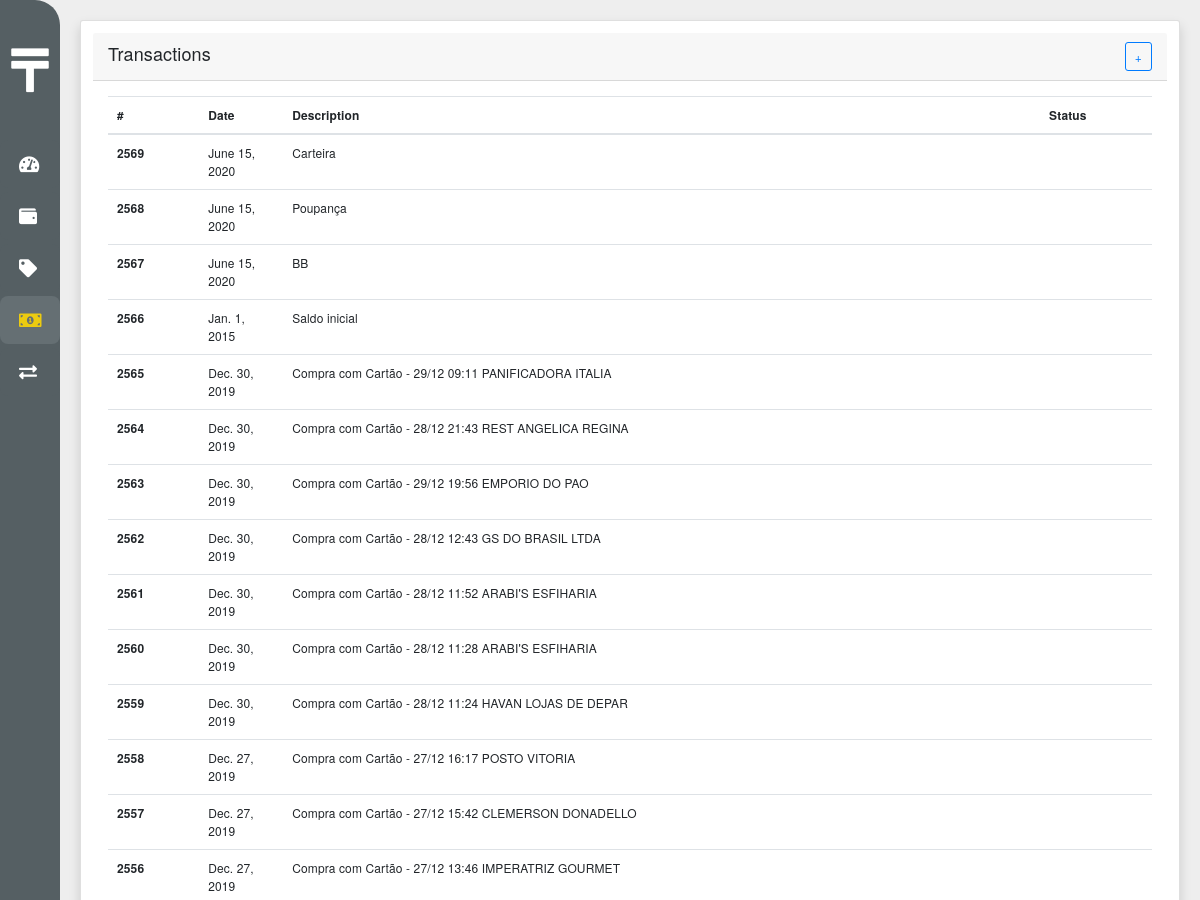
Page /transactions/ (upper part) on the earlier database version.
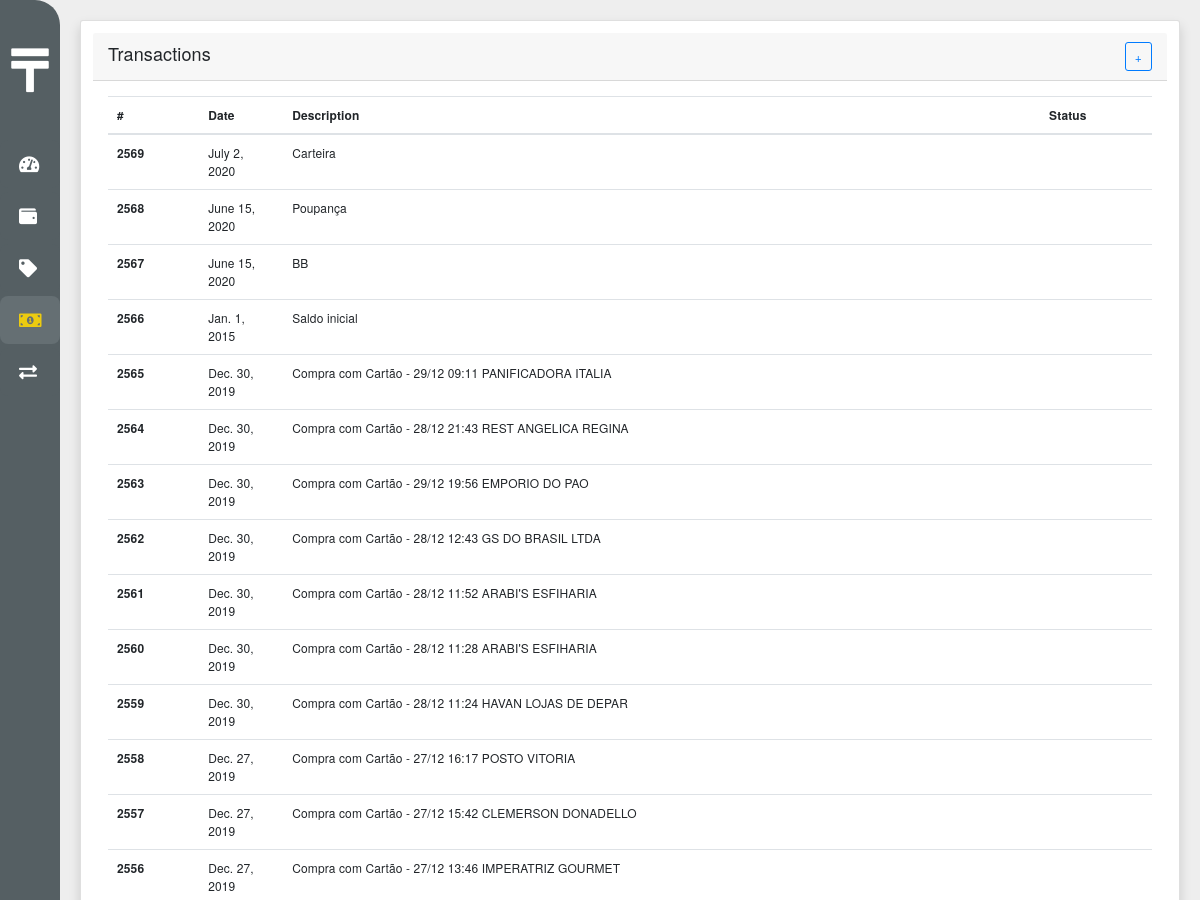
Same page on the later database version.
### core/models.py (models this page shows, shortened)
class Transaction(BaseModel):
    value = models.DecimalField(max_digits=15, decimal_places=2, default=0.0)
    date = models.DateField()
    description = models.CharField(max_length=100, null=True, blank=True)
    account = models.ForeignKey(
        Account, on_delete=models.PROTECT, related_name='transactions')
    category = models.ForeignKey(Category, on_delete=models.PROTECT)
    observation = models.CharField(max_length=200, null=True, blank=True)

### core/views.py (the view)
# urls.py: path('transactions/', views.transaction_list, name='transaction_list'),
def transaction_list(request):
    transaction_list = Transaction.objects.all().order_by('-id')
    page = request.GET.get('page', 1)
    paginator = Paginator(transaction_list, 50)
    try:
        transactions = paginator.page(page)
    except PageNotAnInteger:
        transactions = paginator.page(1)
    except EmptyPage:
        transactions = paginator.page(paginator.num_pages)
    return render(request, 'transaction/transaction_list.html', {'transactions': transactions})

### core/templatetags/tags.py (called while the page is built)
@register.filter('startswith')
def startswith(text, starts):
    if isinstance(text, str):
        return text.startswith(starts)
    return False

### core/templates/transaction/transaction_list.html
{% extends 'base.html' %}
{% load static %}
{% block main %}
<div class="row">
  <div class="col-md-12">
    <div class="card shadow p-3 mb-5 bg-white rounded">
      <div class="card-header">
        <h4>Transactions</h4>
        <a class="btn btn-outline-primary" href="{% url 'transaction_new' %}">+</a>
      </div>
      <div class="card-body">
        {% if transactions %}
        <table class="table">
          <thead>
            <tr>
              <th scope="col">#</th>
              <th scope="col">Date</th>
              <th scope="col">Description</th>
              <th scope="col">Status</th>
            </tr>
          </thead>
          <tbody>
            {% for transaction in transactions %}
            <tr class="table-item-link" data-href="{% url 'transaction_form' transaction.id %}">
              <th scope="row">{{ transaction.id }}</th>
              <td class="date">{{ transaction.date }}</td>
              <td>{{ transaction.description }}</td>
              <td>{{ transaction.get_status_label }}</td>
            </tr>
            {% endfor  %}
          </tbody>
        </table>
        {% else %}
        <div style="display: flex; justify-content: center;">
          <h6>No data found</h6>
        </div>
        {% endif %}
      </div>
    </div>
  </div>
</div>
{% endblock main %}

### core/templates/base.html (shortened to what this page needs)
{% load static %}
<!DOCTYPE html>
<html lang="en">
<head>
  <link rel="stylesheet" href="{% static 'css/main.css' %}" />
</head>
<body>
  <div class="wrapper">
    <ul class="sidebar">
      <div class="sidebar-header">
        <a href="{% url 'dashboard' %}" style="color: inherit;"><i class="fas fa-tenge fa-3x"></i></a>
      </div>
      {% include 'includes/components/sidebar/sidebar_item.html' with url='dashboard' icon='fa-tachometer-alt' description='Dashboard' %}
      {% include 'includes/components/sidebar/sidebar_item.html' with url='account_list' icon='fa-wallet' description='Accounts' %}
      {% include 'includes/components/sidebar/sidebar_item.html' with url='category_list' icon='fa-tag' description='Categories' %}
      {% include 'includes/components/sidebar/sidebar_item.html' with url='transaction_list' icon='fa-money-bill-alt' description='Transactions' %}
      {% include 'includes/components/sidebar/sidebar_item.html' with url='transfer_list' icon='fa-exchange-alt' description='Transfers' %}
    </ul>
    <div class="container-fluid content">
      {% block main %}
      {% endblock %}
    </div>
  </div>
</body>
</html>

### core/templates/includes/components/sidebar/sidebar_item.html (shortened to what this page needs)
{% load tags %}
{% url url as href_item %}
<li class="sidebar-item {% if request.path|startswith:href_item %}active{% endif %}" data-href="{{ href_item }}">
  <div class="sidebar-item-button">
    <i class="fas {{ icon }}"></i>
  </div>
</li>

Differences in the rows shown:
changed Transaction "Carteira": date "June 15, 2020" → "July 2, 2020"
